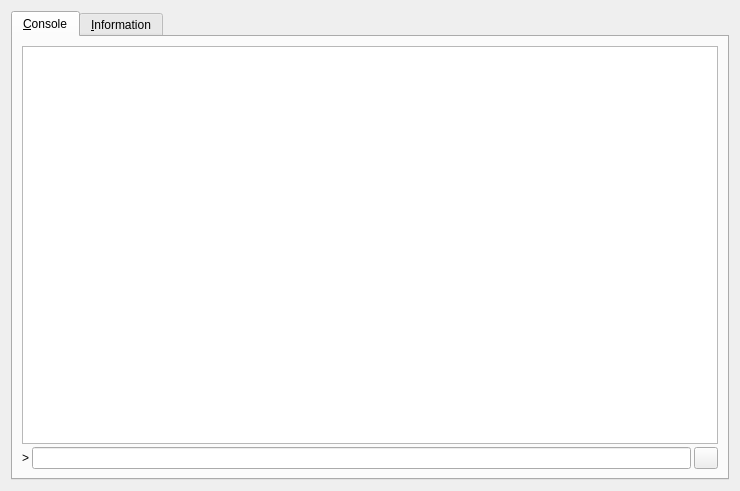
<?xml version="1.0" encoding="UTF-8"?>
<ui version="4.0">
 <class>RPCConsole</class>
 <widget class="QDialog" name="RPCConsole">
  <property name="geometry">
   <rect>
    <x>0</x>
    <y>0</y>
    <width>740</width>
    <height>491</height>
   </rect>
  </property>
  <property name="windowTitle">
   <string>Zingcoin - Console</string>
  </property>
  <layout class="QVBoxLayout" name="verticalLayout_2">
   <item>
    <widget class="QTabWidget" name="tabWidget">
     <property name="currentIndex">
      <number>0</number>
     </property>
      <widget class="QWidget" name="tab_console">
      <attribute name="title">
       <string>&amp;Console</string>
      </attribute>
      <layout class="QVBoxLayout" name="verticalLayout_3">
       <property name="spacing">
        <number>3</number>
       </property>
       <item>
        <widget class="QTextEdit" name="messagesWidget">
         <property name="minimumSize">
          <size>
           <width>0</width>
           <height>100</height>
          </size>
         </property>
         <property name="readOnly">
          <bool>true</bool>
         </property>
         <property name="tabKeyNavigation" stdset="0">
          <bool>false</bool>
         </property>
         <property name="columnCount" stdset="0">
          <number>2</number>
         </property>
        </widget>
       </item>
       <item>
        <layout class="QHBoxLayout" name="horizontalLayout">
         <property name="spacing">
          <number>3</number>
         </property>
         <item>
          <widget class="QLabel" name="label">
           <property name="text">
            <string notr="true">&gt;</string>
           </property>
          </widget>
         </item>
         <item>
          <widget class="QLineEdit" name="lineEdit"/>
         </item>
         <item>
          <widget class="QPushButton" name="clearButton">
           <property name="maximumSize">
            <size>
             <width>24</width>
             <height>24</height>
            </size>
           </property>
           <property name="toolTip">
            <string>Clear console</string>
           </property>
           <property name="text">
            <string/>
           </property>
           <property name="icon">
            <iconset resource="../bitcoin.qrc">
             <normaloff>:/icons/remove</normaloff>:/icons/remove</iconset>
           </property>
           <property name="shortcut">
            <string notr="true">Ctrl+L</string>
           </property>
           <property name="autoDefault">
            <bool>false</bool>
           </property>
          </widget>
         </item>
        </layout>
       </item>
      </layout>
     </widget>
     <widget class="QWidget" name="tab_info">
      <attribute name="title">
       <string>&amp;Information</string>
      </attribute>
      <layout class="QGridLayout" name="gridLayout" columnstretch="0,1">
       <property name="horizontalSpacing">
        <number>12</number>
       </property>
       <item row="0" column="0">
        <widget class="QLabel" name="label_9">
         <property name="font">
          <font>
           <weight>75</weight>
           <bold>true</bold>
          </font>
         </property>
         <property name="text">
          <string>Zingcoin Core</string>
         </property>
        </widget>
       </item>
       <item row="1" column="0">
        <widget class="QLabel" name="label_5">
         <property name="text">
          <string>Client name</string>
         </property>
        </widget>
       </item>
       <item row="1" column="1">
        <widget class="QLabel" name="clientName">
         <property name="cursor">
          <cursorShape>IBeamCursor</cursorShape>
         </property>
         <property name="text">
          <string>N/A</string>
         </property>
         <property name="textFormat">
          <enum>Qt::PlainText</enum>
         </property>
         <property name="textInteractionFlags">
          <set>Qt::LinksAccessibleByMouse|Qt::TextSelectableByKeyboard|Qt::TextSelectableByMouse</set>
         </property>
        </widget>
       </item>
       <item row="2" column="0">
        <widget class="QLabel" name="label_6">
         <property name="text">
          <string>Client version</string>
         </property>
        </widget>
       </item>
       <item row="2" column="1">
        <widget class="QLabel" name="clientVersion">
         <property name="cursor">
          <cursorShape>IBeamCursor</cursorShape>
         </property>
         <property name="text">
          <string>N/A</string>
         </property>
         <property name="textFormat">
          <enum>Qt::PlainText</enum>
         </property>
         <property name="textInteractionFlags">
          <set>Qt::LinksAccessibleByMouse|Qt::TextSelectableByKeyboard|Qt::TextSelectableByMouse</set>
         </property>
        </widget>
       </item>
       <item row="3" column="0">
        <widget class="QLabel" name="label_14">
         <property name="text">
          <string>Using OpenSSL version</string>
         </property>
         <property name="indent">
          <number>10</number>
         </property>
        </widget>
       </item>
       <item row="3" column="1">
        <widget class="QLabel" name="openSSLVersion">
         <property name="cursor">
          <cursorShape>IBeamCursor</cursorShape>
         </property>
         <property name="text">
          <string>N/A</string>
         </property>
         <property name="textFormat">
          <enum>Qt::PlainText</enum>
         </property>
         <property name="textInteractionFlags">
          <set>Qt::LinksAccessibleByMouse|Qt::TextSelectableByKeyboard|Qt::TextSelectableByMouse</set>
         </property>
        </widget>
       </item>
       <item row="4" column="0">
        <widget class="QLabel" name="label_12">
         <property name="text">
          <string>Build date</string>
         </property>
        </widget>
       </item>
       <item row="4" column="1">
        <widget class="QLabel" name="buildDate">
         <property name="cursor">
          <cursorShape>IBeamCursor</cursorShape>
         </property>
         <property name="text">
          <string>N/A</string>
         </property>
         <property name="textFormat">
          <enum>Qt::PlainText</enum>
         </property>
         <property name="textInteractionFlags">
          <set>Qt::LinksAccessibleByMouse|Qt::TextSelectableByKeyboard|Qt::TextSelectableByMouse</set>
         </property>
        </widget>
       </item>
       <item row="5" column="0">
        <widget class="QLabel" name="label_13">
         <property name="text">
          <string>Startup time</string>
         </property>
        </widget>
       </item>
       <item row="5" column="1">
        <widget class="QLabel" name="startupTime">
         <property name="cursor">
          <cursorShape>IBeamCursor</cursorShape>
         </property>
         <property name="text">
          <string>N/A</string>
         </property>
         <property name="textFormat">
          <enum>Qt::PlainText</enum>
         </property>
         <property name="textInteractionFlags">
          <set>Qt::LinksAccessibleByMouse|Qt::TextSelectableByKeyboard|Qt::TextSelectableByMouse</set>
         </property>
        </widget>
       </item>
       <item row="6" column="0">
        <widget class="QLabel" name="label_11">
         <property name="font">
          <font>
           <weight>75</weight>
           <bold>true</bold>
          </font>
         </property>
         <property name="text">
          <string>Network</string>
         </property>
        </widget>
       </item>
       <item row="7" column="0">
        <widget class="QLabel" name="label_7">
         <property name="text">
          <string>Number of connections</string>
         </property>
        </widget>
       </item>
       <item row="7" column="1">
        <widget class="QLabel" name="numberOfConnections">
         <property name="cursor">
          <cursorShape>IBeamCursor</cursorShape>
         </property>
         <property name="text">
          <string>N/A</string>
         </property>
         <property name="textFormat">
          <enum>Qt::PlainText</enum>
         </property>
         <property name="textInteractionFlags">
          <set>Qt::LinksAccessibleByMouse|Qt::TextSelectableByKeyboard|Qt::TextSelectableByMouse</set>
         </property>
        </widget>
       </item>
       <item row="8" column="0">
        <widget class="QLabel" name="label_8">
         <property name="text">
          <string>On testnet</string>
         </property>
        </widget>
       </item>
       <item row="8" column="1">
        <widget class="QCheckBox" name="isTestNet">
         <property name="enabled">
          <bool>false</bool>
         </property>
         <property name="text">
          <string/>
         </property>
        </widget>
       </item>
       <item row="9" column="0">
        <widget class="QLabel" name="label_10">
         <property name="font">
          <font>
           <weight>75</weight>
           <bold>true</bold>
          </font>
         </property>
         <property name="text">
          <string>Block chain</string>
         </property>
        </widget>
       </item>
       <item row="10" column="0">
        <widget class="QLabel" name="label_3">
         <property name="text">
          <string>Current number of blocks</string>
         </property>
        </widget>
       </item>
       <item row="10" column="1">
        <widget class="QLabel" name="numberOfBlocks">
         <property name="cursor">
          <cursorShape>IBeamCursor</cursorShape>
         </property>
         <property name="text">
          <string>N/A</string>
         </property>
         <property name="textFormat">
          <enum>Qt::PlainText</enum>
         </property>
         <property name="textInteractionFlags">
          <set>Qt::LinksAccessibleByMouse|Qt::TextSelectableByKeyboard|Qt::TextSelectableByMouse</set>
         </property>
        </widget>
       </item>
       <item row="11" column="0">
        <widget class="QLabel" name="label_4">
         <property name="text">
          <string>Estimated total blocks</string>
         </property>
        </widget>
       </item>
       <item row="11" column="1">
        <widget class="QLabel" name="totalBlocks">
         <property name="cursor">
          <cursorShape>IBeamCursor</cursorShape>
         </property>
         <property name="text">
          <string>N/A</string>
         </property>
         <property name="textFormat">
          <enum>Qt::PlainText</enum>
         </property>
         <property name="textInteractionFlags">
          <set>Qt::LinksAccessibleByMouse|Qt::TextSelectableByKeyboard|Qt::TextSelectableByMouse</set>
         </property>
        </widget>
       </item>
       <item row="12" column="0">
        <widget class="QLabel" name="label_2">
         <property name="text">
          <string>Last block time</string>
         </property>
        </widget>
       </item>
       <item row="12" column="1">
        <widget class="QLabel" name="lastBlockTime">
         <property name="cursor">
          <cursorShape>IBeamCursor</cursorShape>
         </property>
         <property name="text">
          <string>N/A</string>
         </property>
         <property name="textFormat">
          <enum>Qt::PlainText</enum>
         </property>
         <property name="textInteractionFlags">
          <set>Qt::LinksAccessibleByMouse|Qt::TextSelectableByKeyboard|Qt::TextSelectableByMouse</set>
         </property>
        </widget>
       </item>
       <item row="13" column="0">
        <spacer name="verticalSpacer_2">
         <property name="orientation">
          <enum>Qt::Vertical</enum>
         </property>
         <property name="sizeHint" stdset="0">
          <size>
           <width>20</width>
           <height>20</height>
          </size>
         </property>
        </spacer>
       </item>
       <item row="14" column="0">
        <widget class="QLabel" name="labelDebugLogfile">
         <property name="font">
          <font>
           <weight>75</weight>
           <bold>true</bold>
          </font>
         </property>
         <property name="text">
          <string>Debug log file</string>
         </property>
        </widget>
       </item>
       <item row="15" column="0">
        <widget class="QPushButton" name="openDebugLogfileButton">
         <property name="toolTip">
          <string>&lt;html&gt;&lt;head/&gt;&lt;body&gt;&lt;p&gt;Open the Zingcoin debug log file from the current data directory. This can take a few seconds for large log files.&lt;/p&gt;&lt;/body&gt;&lt;/html&gt;</string>
         </property>
         <property name="text">
          <string>&amp;Open</string>
         </property>
         <property name="autoDefault">
          <bool>false</bool>
         </property>
        </widget>
       </item>
       <item row="16" column="0">
        <widget class="QLabel" name="labelCLOptions">
         <property name="font">
          <font>
           <weight>75</weight>
           <bold>true</bold>
          </font>
         </property>
         <property name="text">
          <string>Command-line options</string>
         </property>
        </widget>
       </item>
       <item row="17" column="0">
        <widget class="QPushButton" name="showCLOptionsButton">
         <property name="toolTip">
          <string>&lt;html&gt;&lt;head/&gt;&lt;body&gt;&lt;p&gt;Show the Zingcoin-Qt help message to get a list with possible Zingcoin command-line options.&lt;/p&gt;&lt;/body&gt;&lt;/html&gt;</string>
         </property>
         <property name="text">
          <string>&amp;Show</string>
         </property>
         <property name="autoDefault">
          <bool>false</bool>
         </property>
        </widget>
       </item>
       <item row="18" column="0">
        <spacer name="verticalSpacer">
         <property name="orientation">
          <enum>Qt::Vertical</enum>
         </property>
         <property name="sizeHint" stdset="0">
          <size>
           <width>20</width>
           <height>40</height>
          </size>
         </property>
        </spacer>
       </item>
      </layout>
     </widget>
    
    </widget>
   </item>
  </layout>
 </widget>
 <resources>
  <include location="../bitcoin.qrc"/>
 </resources>
 <connections/>
</ui>
